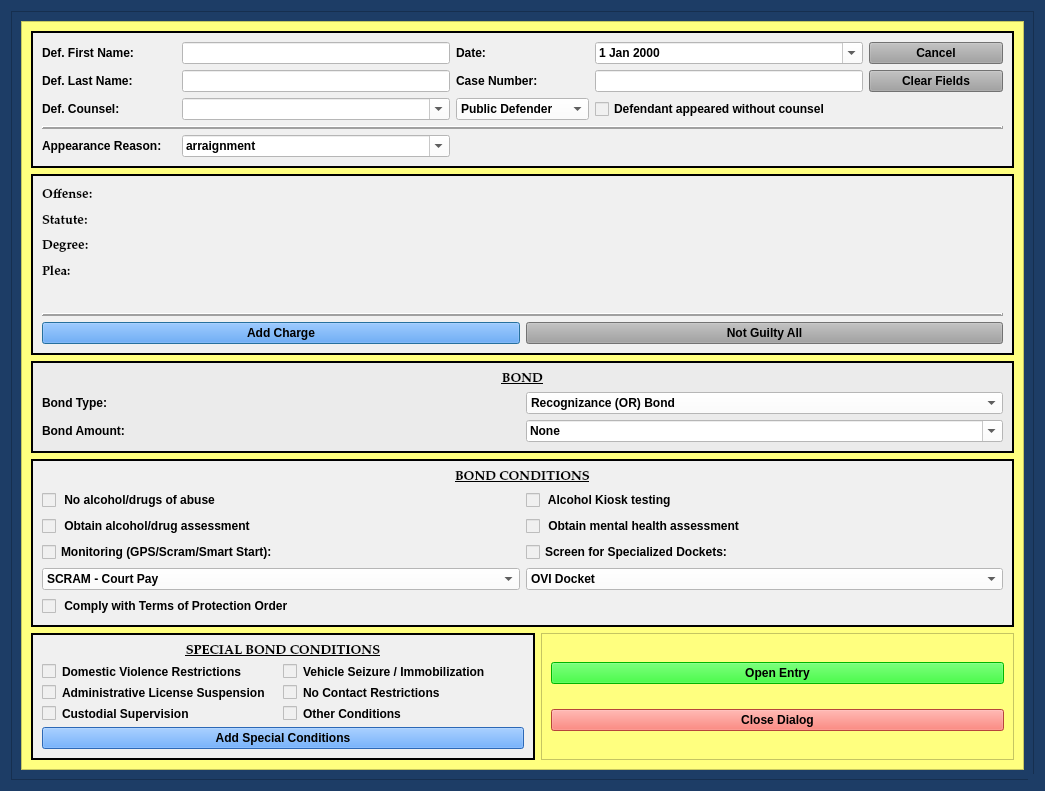
<?xml version="1.0" encoding="UTF-8"?>
<ui version="4.0">
 <class>NotGuiltyBondDialog</class>
 <widget class="QDialog" name="NotGuiltyBondDialog">
  <property name="windowModality">
   <enum>Qt::NonModal</enum>
  </property>
  <property name="geometry">
   <rect>
    <x>0</x>
    <y>0</y>
    <width>1045</width>
    <height>791</height>
   </rect>
  </property>
  <property name="sizePolicy">
   <sizepolicy hsizetype="Preferred" vsizetype="Preferred">
    <horstretch>0</horstretch>
    <verstretch>0</verstretch>
   </sizepolicy>
  </property>
  <property name="minimumSize">
   <size>
    <width>0</width>
    <height>0</height>
   </size>
  </property>
  <property name="maximumSize">
   <size>
    <width>2500</width>
    <height>3500</height>
   </size>
  </property>
  <property name="palette">
   <palette>
    <active>
     <colorrole role="Button">
      <brush brushstyle="SolidPattern">
       <color alpha="255">
        <red>29</red>
        <green>61</green>
        <blue>102</blue>
       </color>
      </brush>
     </colorrole>
     <colorrole role="Base">
      <brush brushstyle="SolidPattern">
       <color alpha="255">
        <red>29</red>
        <green>61</green>
        <blue>102</blue>
       </color>
      </brush>
     </colorrole>
     <colorrole role="Window">
      <brush brushstyle="SolidPattern">
       <color alpha="255">
        <red>29</red>
        <green>61</green>
        <blue>102</blue>
       </color>
      </brush>
     </colorrole>
    </active>
    <inactive>
     <colorrole role="Button">
      <brush brushstyle="SolidPattern">
       <color alpha="255">
        <red>29</red>
        <green>61</green>
        <blue>102</blue>
       </color>
      </brush>
     </colorrole>
     <colorrole role="Base">
      <brush brushstyle="SolidPattern">
       <color alpha="255">
        <red>29</red>
        <green>61</green>
        <blue>102</blue>
       </color>
      </brush>
     </colorrole>
     <colorrole role="Window">
      <brush brushstyle="SolidPattern">
       <color alpha="255">
        <red>29</red>
        <green>61</green>
        <blue>102</blue>
       </color>
      </brush>
     </colorrole>
    </inactive>
    <disabled>
     <colorrole role="Button">
      <brush brushstyle="SolidPattern">
       <color alpha="255">
        <red>29</red>
        <green>61</green>
        <blue>102</blue>
       </color>
      </brush>
     </colorrole>
     <colorrole role="Base">
      <brush brushstyle="SolidPattern">
       <color alpha="255">
        <red>29</red>
        <green>61</green>
        <blue>102</blue>
       </color>
      </brush>
     </colorrole>
     <colorrole role="Window">
      <brush brushstyle="SolidPattern">
       <color alpha="255">
        <red>29</red>
        <green>61</green>
        <blue>102</blue>
       </color>
      </brush>
     </colorrole>
    </disabled>
   </palette>
  </property>
  <property name="font">
   <font>
    <family>Palatino Linotype</family>
    <pointsize>10</pointsize>
    <weight>75</weight>
    <italic>false</italic>
    <bold>true</bold>
   </font>
  </property>
  <property name="windowTitle">
   <string>Not Guilty Bond Case Information</string>
  </property>
  <property name="toolTip">
   <string/>
  </property>
  <property name="styleSheet">
   <string notr="true">background-color: rgb(29, 61, 102);
font: 75 10pt &quot;Palatino Linotype&quot;;
font-weight: bold;</string>
  </property>
  <property name="sizeGripEnabled">
   <bool>true</bool>
  </property>
  <property name="modal">
   <bool>true</bool>
  </property>
  <layout class="QGridLayout" name="gridLayout_8">
   <item row="0" column="0">
    <widget class="QFrame" name="frame_4">
     <property name="styleSheet">
      <string notr="true">background-color: rgb(29, 61, 102);</string>
     </property>
     <property name="frameShape">
      <enum>QFrame::StyledPanel</enum>
     </property>
     <property name="frameShadow">
      <enum>QFrame::Raised</enum>
     </property>
     <layout class="QGridLayout" name="gridLayout_4">
      <item row="0" column="0">
       <widget class="QScrollArea" name="scrollArea">
        <property name="focusPolicy">
         <enum>Qt::NoFocus</enum>
        </property>
        <property name="styleSheet">
         <string notr="true">background-color: rgb(255, 255, 127);</string>
        </property>
        <property name="widgetResizable">
         <bool>true</bool>
        </property>
        <widget class="QWidget" name="scrollAreaWidgetContents">
         <property name="geometry">
          <rect>
           <x>0</x>
           <y>0</y>
           <width>988</width>
           <height>792</height>
          </rect>
         </property>
         <layout class="QGridLayout" name="gridLayout_9" rowstretch="1,2,0,1,1" columnstretch="1,1">
          <item row="0" column="0" colspan="2">
           <widget class="QFrame" name="case_name_Frame">
            <property name="sizePolicy">
             <sizepolicy hsizetype="Preferred" vsizetype="Preferred">
              <horstretch>0</horstretch>
              <verstretch>0</verstretch>
             </sizepolicy>
            </property>
            <property name="styleSheet">
             <string notr="true">background-color: rgb(240, 240, 240);</string>
            </property>
            <property name="frameShape">
             <enum>QFrame::Box</enum>
            </property>
            <property name="frameShadow">
             <enum>QFrame::Plain</enum>
            </property>
            <property name="lineWidth">
             <number>2</number>
            </property>
            <layout class="QGridLayout" name="gridLayout" columnstretch="1,2,1,2,1">
             <item row="0" column="0">
              <widget class="QLabel" name="label">
               <property name="text">
                <string>Def. First Name:</string>
               </property>
              </widget>
             </item>
             <item row="0" column="3">
              <widget class="NoScrollDateEdit" name="plea_trial_date">
               <property name="focusPolicy">
                <enum>Qt::NoFocus</enum>
               </property>
               <property name="styleSheet">
                <string notr="true">color: rgb(0, 0, 0);
background-color: rgb(255, 255, 255);</string>
               </property>
               <property name="calendarPopup">
                <bool>true</bool>
               </property>
              </widget>
             </item>
             <item row="0" column="1">
              <widget class="QLineEdit" name="defendant_first_name_lineEdit">
               <property name="styleSheet">
                <string notr="true">background-color: rgb(255, 255, 255);</string>
               </property>
              </widget>
             </item>
             <item row="2" column="1">
              <widget class="QComboBox" name="defense_counsel_name_box">
               <property name="styleSheet">
                <string notr="true">background-color: rgb(255, 255, 255);</string>
               </property>
               <property name="editable">
                <bool>true</bool>
               </property>
              </widget>
             </item>
             <item row="2" column="2">
              <widget class="NoScrollComboBox" name="defense_counsel_type_box">
               <property name="styleSheet">
                <string notr="true">background-color: rgb(255, 255, 255);</string>
               </property>
               <item>
                <property name="text">
                 <string>Public Defender</string>
                </property>
               </item>
               <item>
                <property name="text">
                 <string>Private Counsel</string>
                </property>
               </item>
              </widget>
             </item>
             <item row="2" column="3">
              <widget class="QCheckBox" name="defense_counsel_waived_checkBox">
               <property name="text">
                <string>Defendant appeared without counsel</string>
               </property>
              </widget>
             </item>
             <item row="1" column="1">
              <widget class="QLineEdit" name="defendant_last_name_lineEdit">
               <property name="enabled">
                <bool>true</bool>
               </property>
               <property name="styleSheet">
                <string notr="true">background-color: rgb(255, 255, 255);</string>
               </property>
              </widget>
             </item>
             <item row="0" column="4">
              <widget class="QPushButton" name="cancel_Button">
               <property name="focusPolicy">
                <enum>Qt::NoFocus</enum>
               </property>
               <property name="styleSheet">
                <string notr="true">background-color: rgb(160, 160, 160);</string>
               </property>
               <property name="text">
                <string>Cancel</string>
               </property>
              </widget>
             </item>
             <item row="0" column="2">
              <widget class="QLabel" name="label_26">
               <property name="text">
                <string>Date:</string>
               </property>
              </widget>
             </item>
             <item row="1" column="2">
              <widget class="QLabel" name="label_3">
               <property name="text">
                <string>Case Number:</string>
               </property>
              </widget>
             </item>
             <item row="1" column="4">
              <widget class="QPushButton" name="clear_fields_case_Button">
               <property name="focusPolicy">
                <enum>Qt::NoFocus</enum>
               </property>
               <property name="styleSheet">
                <string notr="true">background-color: rgb(160, 160, 160);</string>
               </property>
               <property name="text">
                <string>Clear Fields</string>
               </property>
              </widget>
             </item>
             <item row="1" column="0">
              <widget class="QLabel" name="label_2">
               <property name="text">
                <string>Def. Last Name:</string>
               </property>
              </widget>
             </item>
             <item row="4" column="0">
              <widget class="QLabel" name="label_11">
               <property name="text">
                <string>Appearance Reason:</string>
               </property>
              </widget>
             </item>
             <item row="1" column="3">
              <widget class="QLineEdit" name="case_number_lineEdit">
               <property name="maximumSize">
                <size>
                 <width>500</width>
                 <height>16777215</height>
                </size>
               </property>
               <property name="styleSheet">
                <string notr="true">background-color: rgb(255, 255, 255);</string>
               </property>
              </widget>
             </item>
             <item row="2" column="0">
              <widget class="QLabel" name="label_24">
               <property name="text">
                <string>Def. Counsel:</string>
               </property>
              </widget>
             </item>
             <item row="4" column="1">
              <widget class="NoScrollComboBox" name="appearance_reason_box">
               <property name="styleSheet">
                <string notr="true">background-color: rgb(255, 255, 255);</string>
               </property>
               <property name="editable">
                <bool>true</bool>
               </property>
               <item>
                <property name="text">
                 <string>arraignment</string>
                </property>
               </item>
               <item>
                <property name="text">
                 <string>motion hearing</string>
                </property>
               </item>
               <item>
                <property name="text">
                 <string>warrant for failure to appear</string>
                </property>
               </item>
              </widget>
             </item>
             <item row="3" column="0" colspan="5">
              <widget class="Line" name="line_2">
               <property name="frameShadow">
                <enum>QFrame::Raised</enum>
               </property>
               <property name="lineWidth">
                <number>2</number>
               </property>
               <property name="orientation">
                <enum>Qt::Horizontal</enum>
               </property>
              </widget>
             </item>
            </layout>
           </widget>
          </item>
          <item row="4" column="0">
           <widget class="QFrame" name="special_bond_conditions_frame">
            <property name="styleSheet">
             <string notr="true">background-color: rgb(240, 240, 240);
border-color: rgb(0, 0, 0);</string>
            </property>
            <property name="frameShape">
             <enum>QFrame::Box</enum>
            </property>
            <property name="frameShadow">
             <enum>QFrame::Plain</enum>
            </property>
            <property name="lineWidth">
             <number>2</number>
            </property>
            <layout class="QGridLayout" name="gridLayout_7" columnstretch="1,1">
             <item row="1" column="1">
              <widget class="QCheckBox" name="vehicle_seizure_checkBox">
               <property name="text">
                <string>Vehicle Seizure / Immobilization</string>
               </property>
              </widget>
             </item>
             <item row="2" column="0">
              <widget class="QCheckBox" name="admin_license_suspension_checkBox">
               <property name="text">
                <string>Administrative License Suspension</string>
               </property>
              </widget>
             </item>
             <item row="0" column="0" colspan="2">
              <widget class="QLabel" name="label_10">
               <property name="font">
                <font>
                 <family>Palatino Linotype</family>
                 <pointsize>10</pointsize>
                 <weight>75</weight>
                 <italic>false</italic>
                 <bold>true</bold>
                 <underline>true</underline>
                </font>
               </property>
               <property name="text">
                <string>SPECIAL BOND CONDITIONS</string>
               </property>
               <property name="alignment">
                <set>Qt::AlignCenter</set>
               </property>
              </widget>
             </item>
             <item row="1" column="0">
              <widget class="QCheckBox" name="domestic_violence_checkBox">
               <property name="text">
                <string>Domestic Violence Restrictions</string>
               </property>
              </widget>
             </item>
             <item row="3" column="0">
              <widget class="QCheckBox" name="custodial_supervision_checkBox">
               <property name="text">
                <string>Custodial Supervision                          </string>
               </property>
              </widget>
             </item>
             <item row="2" column="1">
              <widget class="QCheckBox" name="no_contact_checkBox">
               <property name="sizePolicy">
                <sizepolicy hsizetype="Minimum" vsizetype="Fixed">
                 <horstretch>1</horstretch>
                 <verstretch>0</verstretch>
                </sizepolicy>
               </property>
               <property name="text">
                <string>No Contact Restrictions                         </string>
               </property>
              </widget>
             </item>
             <item row="3" column="1">
              <widget class="QCheckBox" name="other_conditions_checkBox">
               <property name="sizePolicy">
                <sizepolicy hsizetype="Minimum" vsizetype="Fixed">
                 <horstretch>1</horstretch>
                 <verstretch>0</verstretch>
                </sizepolicy>
               </property>
               <property name="text">
                <string>Other Conditions                          </string>
               </property>
              </widget>
             </item>
             <item row="4" column="0" colspan="2">
              <widget class="QPushButton" name="add_special_conditions_Button">
               <property name="styleSheet">
                <string notr="true">background-color: rgb(62, 146, 255);
font: 75 11pt &quot;Palatino Linotype&quot;;
font-weight: bold;</string>
               </property>
               <property name="text">
                <string>Add Special Conditions</string>
               </property>
               <property name="autoDefault">
                <bool>false</bool>
               </property>
              </widget>
             </item>
            </layout>
           </widget>
          </item>
          <item row="1" column="0" colspan="2">
           <widget class="QFrame" name="frame_6">
            <property name="styleSheet">
             <string notr="true">background-color: rgb(240, 240, 240);</string>
            </property>
            <property name="frameShape">
             <enum>QFrame::Box</enum>
            </property>
            <property name="frameShadow">
             <enum>QFrame::Plain</enum>
            </property>
            <property name="lineWidth">
             <number>2</number>
            </property>
            <layout class="QGridLayout" name="gridLayout_3">
             <item row="2" column="1">
              <widget class="QPushButton" name="not_guilty_all_Button">
               <property name="focusPolicy">
                <enum>Qt::NoFocus</enum>
               </property>
               <property name="styleSheet">
                <string notr="true">background-color: rgb(160, 160, 160);
font: 75 11pt &quot;Palatino Linotype&quot;;
font-weight: bold;</string>
               </property>
               <property name="text">
                <string>Not Guilty All</string>
               </property>
              </widget>
             </item>
             <item row="0" column="0" colspan="2">
              <layout class="QGridLayout" name="charges_gridLayout">
               <item row="1" column="0">
                <widget class="QLabel" name="label_20">
                 <property name="font">
                  <font>
                   <family>Palatino Linotype</family>
                   <pointsize>10</pointsize>
                   <weight>75</weight>
                   <italic>false</italic>
                   <bold>true</bold>
                  </font>
                 </property>
                 <property name="text">
                  <string>Statute:</string>
                 </property>
                </widget>
               </item>
               <item row="0" column="0">
                <widget class="QLabel" name="offense_label_1">
                 <property name="font">
                  <font>
                   <family>Palatino Linotype</family>
                   <pointsize>10</pointsize>
                   <weight>75</weight>
                   <italic>false</italic>
                   <bold>true</bold>
                  </font>
                 </property>
                 <property name="text">
                  <string>Offense:</string>
                 </property>
                 <property name="wordWrap">
                  <bool>true</bool>
                 </property>
                </widget>
               </item>
               <item row="3" column="0">
                <widget class="QLabel" name="plea_label_1">
                 <property name="font">
                  <font>
                   <family>Palatino Linotype</family>
                   <pointsize>10</pointsize>
                   <weight>75</weight>
                   <italic>false</italic>
                   <bold>true</bold>
                  </font>
                 </property>
                 <property name="text">
                  <string>Plea:</string>
                 </property>
                </widget>
               </item>
               <item row="2" column="0">
                <widget class="QLabel" name="label_21">
                 <property name="font">
                  <font>
                   <family>Palatino Linotype</family>
                   <pointsize>10</pointsize>
                   <weight>75</weight>
                   <italic>false</italic>
                   <bold>true</bold>
                  </font>
                 </property>
                 <property name="text">
                  <string>Degree:</string>
                 </property>
                </widget>
               </item>
               <item row="4" column="0">
                <widget class="QLabel" name="label_4">
                 <property name="text">
                  <string/>
                 </property>
                </widget>
               </item>
              </layout>
             </item>
             <item row="2" column="0">
              <widget class="QPushButton" name="add_charge_Button">
               <property name="styleSheet">
                <string notr="true">background-color: rgb(62, 146, 255);
font: 75 11pt &quot;Palatino Linotype&quot;;
font-weight: bold;</string>
               </property>
               <property name="text">
                <string>Add Charge</string>
               </property>
              </widget>
             </item>
             <item row="1" column="0" colspan="2">
              <widget class="Line" name="line">
               <property name="frameShadow">
                <enum>QFrame::Raised</enum>
               </property>
               <property name="lineWidth">
                <number>2</number>
               </property>
               <property name="orientation">
                <enum>Qt::Horizontal</enum>
               </property>
              </widget>
             </item>
            </layout>
           </widget>
          </item>
          <item row="4" column="1">
           <widget class="QFrame" name="frame_8">
            <property name="styleSheet">
             <string notr="true">
background-color: rgb(255, 255, 127);</string>
            </property>
            <property name="frameShape">
             <enum>QFrame::StyledPanel</enum>
            </property>
            <property name="frameShadow">
             <enum>QFrame::Raised</enum>
            </property>
            <layout class="QGridLayout" name="gridLayout_10">
             <item row="2" column="0">
              <widget class="QPushButton" name="close_dialog_Button">
               <property name="styleSheet">
                <string notr="true">background-color: rgb(255, 96, 82);
font: 75 11pt &quot;Palatino Linotype&quot;;
font-weight: bold;</string>
               </property>
               <property name="text">
                <string>Close Dialog</string>
               </property>
              </widget>
             </item>
             <item row="0" column="0">
              <widget class="QPushButton" name="create_entry_Button">
               <property name="styleSheet">
                <string notr="true">background-color: rgb(0, 255, 0);
font: 75 11pt &quot;Palatino Linotype&quot;;
font-weight: bold;</string>
               </property>
               <property name="text">
                <string>Open Entry</string>
               </property>
               <property name="autoDefault">
                <bool>false</bool>
               </property>
              </widget>
             </item>
            </layout>
           </widget>
          </item>
          <item row="2" column="0" colspan="2">
           <widget class="QFrame" name="frame_5">
            <property name="styleSheet">
             <string notr="true">background-color: rgb(235, 235, 235);</string>
            </property>
            <property name="frameShape">
             <enum>QFrame::Box</enum>
            </property>
            <property name="frameShadow">
             <enum>QFrame::Plain</enum>
            </property>
            <property name="lineWidth">
             <number>2</number>
            </property>
            <layout class="QGridLayout" name="gridLayout_5">
             <item row="2" column="0">
              <widget class="QLabel" name="label_9">
               <property name="text">
                <string>Bond Amount:</string>
               </property>
              </widget>
             </item>
             <item row="1" column="1">
              <widget class="NoScrollComboBox" name="bond_type_box">
               <property name="styleSheet">
                <string notr="true">background-color: rgb(255, 255, 255);</string>
               </property>
               <item>
                <property name="text">
                 <string>Recognizance (OR) Bond</string>
                </property>
               </item>
               <item>
                <property name="text">
                 <string>10% Deposit, Cash or Surety Bond</string>
                </property>
               </item>
               <item>
                <property name="text">
                 <string>Cash or Surety Bond</string>
                </property>
               </item>
               <item>
                <property name="text">
                 <string>Continue Existing Bond</string>
                </property>
               </item>
              </widget>
             </item>
             <item row="1" column="0">
              <widget class="QLabel" name="label_8">
               <property name="text">
                <string>Bond Type:</string>
               </property>
              </widget>
             </item>
             <item row="2" column="1">
              <widget class="NoScrollComboBox" name="bond_amount_box">
               <property name="font">
                <font>
                 <family>Palatino Linotype</family>
                 <pointsize>10</pointsize>
                 <weight>75</weight>
                 <italic>false</italic>
                 <bold>true</bold>
                </font>
               </property>
               <property name="styleSheet">
                <string notr="true">background-color: rgb(255, 255, 255);</string>
               </property>
               <property name="editable">
                <bool>true</bool>
               </property>
               <item>
                <property name="text">
                 <string>None</string>
                </property>
               </item>
               <item>
                <property name="text">
                 <string>$1,000</string>
                </property>
               </item>
               <item>
                <property name="text">
                 <string>$1,500</string>
                </property>
               </item>
               <item>
                <property name="text">
                 <string>$2,000</string>
                </property>
               </item>
               <item>
                <property name="text">
                 <string>$2,500</string>
                </property>
               </item>
               <item>
                <property name="text">
                 <string>$3,000</string>
                </property>
               </item>
               <item>
                <property name="text">
                 <string>$3,500</string>
                </property>
               </item>
               <item>
                <property name="text">
                 <string>$5,000</string>
                </property>
               </item>
               <item>
                <property name="text">
                 <string>$10,000</string>
                </property>
               </item>
              </widget>
             </item>
             <item row="0" column="0" colspan="2">
              <widget class="QLabel" name="label_5">
               <property name="font">
                <font>
                 <family>Palatino Linotype</family>
                 <pointsize>10</pointsize>
                 <weight>75</weight>
                 <italic>false</italic>
                 <bold>true</bold>
                 <underline>true</underline>
                </font>
               </property>
               <property name="text">
                <string>BOND</string>
               </property>
               <property name="alignment">
                <set>Qt::AlignCenter</set>
               </property>
              </widget>
             </item>
            </layout>
           </widget>
          </item>
          <item row="3" column="0" colspan="2">
           <widget class="QFrame" name="bond_conditions_frame">
            <property name="styleSheet">
             <string notr="true">background-color: rgb(240, 240, 240);</string>
            </property>
            <property name="frameShape">
             <enum>QFrame::Box</enum>
            </property>
            <property name="frameShadow">
             <enum>QFrame::Plain</enum>
            </property>
            <property name="lineWidth">
             <number>2</number>
            </property>
            <layout class="QGridLayout" name="gridLayout_2" columnstretch="1,1">
             <item row="0" column="0" colspan="2">
              <widget class="QLabel" name="label_7">
               <property name="font">
                <font>
                 <family>Palatino Linotype</family>
                 <pointsize>10</pointsize>
                 <weight>75</weight>
                 <italic>false</italic>
                 <bold>true</bold>
                 <underline>true</underline>
                </font>
               </property>
               <property name="text">
                <string>BOND CONDITIONS</string>
               </property>
               <property name="alignment">
                <set>Qt::AlignCenter</set>
               </property>
              </widget>
             </item>
             <item row="3" column="0">
              <widget class="QCheckBox" name="alcohol_drugs_assessment_checkBox">
               <property name="text">
                <string> Obtain alcohol/drug assessment                             </string>
               </property>
              </widget>
             </item>
             <item row="2" column="0">
              <widget class="QCheckBox" name="no_alcohol_drugs_checkBox">
               <property name="text">
                <string> No alcohol/drugs of abuse                                   </string>
               </property>
              </widget>
             </item>
             <item row="7" column="0">
              <widget class="NoScrollComboBox" name="monitoring_type_box">
               <property name="enabled">
                <bool>true</bool>
               </property>
               <property name="styleSheet">
                <string notr="true">background-color: rgb(255, 255, 255);</string>
               </property>
               <item>
                <property name="text">
                 <string>SCRAM - Court Pay</string>
                </property>
               </item>
               <item>
                <property name="text">
                 <string>SCRAM</string>
                </property>
               </item>
               <item>
                <property name="text">
                 <string>GPS</string>
                </property>
               </item>
               <item>
                <property name="text">
                 <string>Smart Start</string>
                </property>
               </item>
               <item>
                <property name="text">
                 <string>GPS and SCRAM</string>
                </property>
               </item>
               <item>
                <property name="text">
                 <string>GPS and Smart Start</string>
                </property>
               </item>
               <item>
                <property name="text">
                 <string>SCRAM and Smart Start</string>
                </property>
               </item>
               <item>
                <property name="text">
                 <string>GPS, SCRAM and Smart Start</string>
                </property>
               </item>
              </widget>
             </item>
             <item row="7" column="1">
              <widget class="NoScrollComboBox" name="specialized_docket_type_box">
               <property name="enabled">
                <bool>true</bool>
               </property>
               <property name="styleSheet">
                <string notr="true">background-color: rgb(255, 255, 255);</string>
               </property>
               <item>
                <property name="text">
                 <string>OVI Docket</string>
                </property>
               </item>
               <item>
                <property name="text">
                 <string>Mission (Veteran's) Court</string>
                </property>
               </item>
               <item>
                <property name="text">
                 <string>Mental Health Docket</string>
                </property>
               </item>
              </widget>
             </item>
             <item row="6" column="1">
              <widget class="QCheckBox" name="specialized_docket_checkBox">
               <property name="text">
                <string>Screen for Specialized Dockets:                           </string>
               </property>
              </widget>
             </item>
             <item row="6" column="0">
              <widget class="QCheckBox" name="monitoring_checkBox">
               <property name="layoutDirection">
                <enum>Qt::LeftToRight</enum>
               </property>
               <property name="text">
                <string>Monitoring (GPS/Scram/Smart Start):                    </string>
               </property>
              </widget>
             </item>
             <item row="3" column="1">
              <widget class="QCheckBox" name="mental_health_assessment_checkBox">
               <property name="text">
                <string> Obtain mental health assessment                         </string>
               </property>
              </widget>
             </item>
             <item row="2" column="1">
              <widget class="QCheckBox" name="alcohol_test_kiosk_checkBox">
               <property name="text">
                <string> Alcohol Kiosk testing                                         </string>
               </property>
              </widget>
             </item>
             <item row="8" column="0">
              <widget class="QCheckBox" name="comply_protection_order_checkBox">
               <property name="text">
                <string> Comply with Terms of Protection Order</string>
               </property>
              </widget>
             </item>
            </layout>
           </widget>
          </item>
         </layout>
        </widget>
       </widget>
      </item>
     </layout>
    </widget>
   </item>
  </layout>
 </widget>
 <customwidgets>
  <customwidget>
   <class>NoScrollDateEdit</class>
   <extends>QDateEdit</extends>
   <header>.custom_widgets</header>
  </customwidget>
  <customwidget>
   <class>NoScrollComboBox</class>
   <extends>QComboBox</extends>
   <header>.custom_widgets</header>
  </customwidget>
 </customwidgets>
 <tabstops>
  <tabstop>defendant_first_name_lineEdit</tabstop>
  <tabstop>defendant_last_name_lineEdit</tabstop>
  <tabstop>case_number_lineEdit</tabstop>
  <tabstop>bond_type_box</tabstop>
  <tabstop>bond_amount_box</tabstop>
  <tabstop>domestic_violence_checkBox</tabstop>
  <tabstop>admin_license_suspension_checkBox</tabstop>
  <tabstop>custodial_supervision_checkBox</tabstop>
  <tabstop>vehicle_seizure_checkBox</tabstop>
  <tabstop>no_contact_checkBox</tabstop>
  <tabstop>other_conditions_checkBox</tabstop>
  <tabstop>add_special_conditions_Button</tabstop>
  <tabstop>create_entry_Button</tabstop>
  <tabstop>close_dialog_Button</tabstop>
 </tabstops>
 <resources/>
 <connections/>
 <slots>
  <slot>create_entry()</slot>
  <slot>continue_dialog()</slot>
  <slot>close_window()</slot>
  <slot>set_dialog()</slot>
  <slot>update_case_information()</slot>
  <slot>ovi_dialog()</slot>
  <slot>sentencing_dialog()</slot>
  <slot>proceed_to_sentencing()</slot>
  <slot>proceed_to_ovi()</slot>
  <slot>add_charge()</slot>
  <slot>set_statute()</slot>
  <slot>set_pay_date()</slot>
  <slot>amend_offense()</slot>
  <slot>set_offense()</slot>
  <slot>add_charge_to_view()</slot>
  <slot>delete_charge()</slot>
  <slot>delete_charge_from_view()</slot>
  <slot>close_event()</slot>
  <slot>set_fra_in_file()</slot>
  <slot>set_fra_in_court()</slot>
  <slot>start_add_conditions_dialog()</slot>
  <slot>start_amend_offense_dialog()</slot>
 </slots>
</ui>
